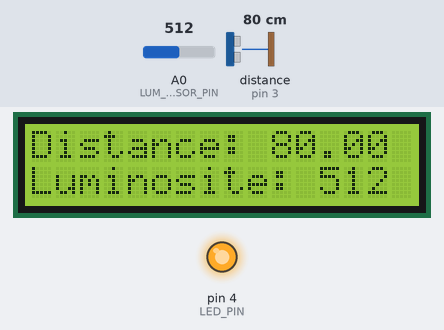
The sketch below on a simulated Arduino Uno, built with avr-gcc and run on an emulated ATmega328P. On the bench: 16×2 character LCD, output pins drawn as LEDs (lit = HIGH). Inputs (shaded band) come from the test bench; at power-on: A0 (LUM_SENSOR_PIN) = 512, distance to the obstacle (sensor on pin 3) 80 cm. The echo pulse lasts 58.3 µs per cm.

Above: at 1.2 s.
1.3 s: A0 (LUM_SENSOR_PIN) set to 530
At 2.5 s:
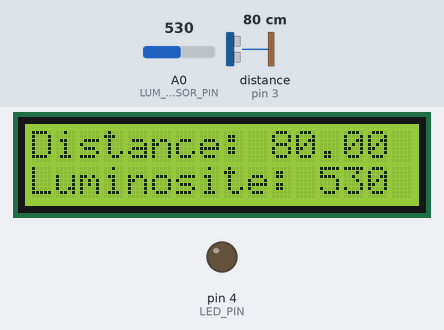
2.8 s: distance to the obstacle (sensor on pin 3) set to 2 cm
At 3.5 s:
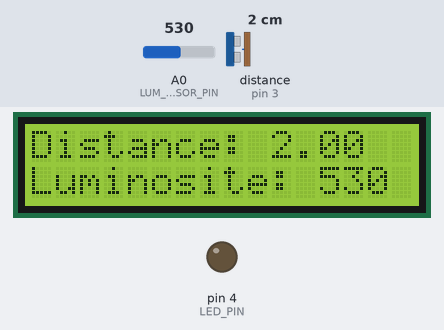
4.3 s: distance to the obstacle (sensor on pin 3) set to 4 cm
At 5.5 s:
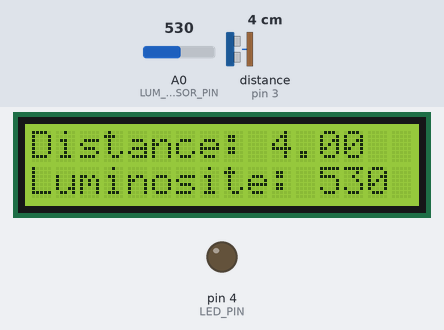
5.8 s: A0 (LUM_SENSOR_PIN) set to 511
At 6.8 s:
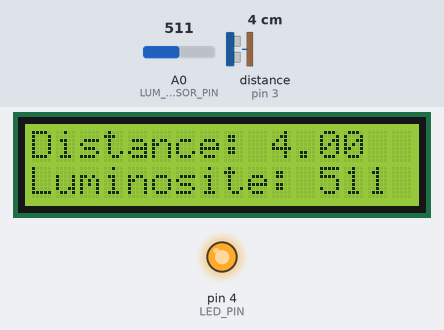
7.3 s: distance to the obstacle (sensor on pin 3) set to 9 cm
At 8.0 s:
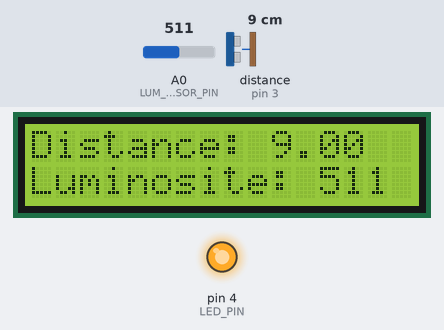
8.8 s: A0 (LUM_SENSOR_PIN) set to 306
At 9.2 s:
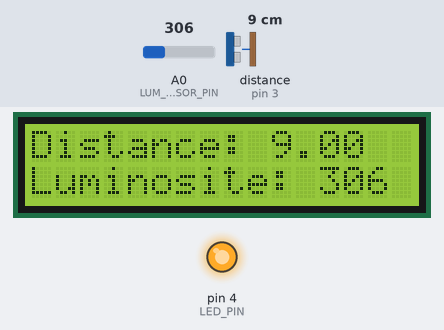
Timing chart, 0 to 11.3 s (numbered marks = the images above; inputs shaded):
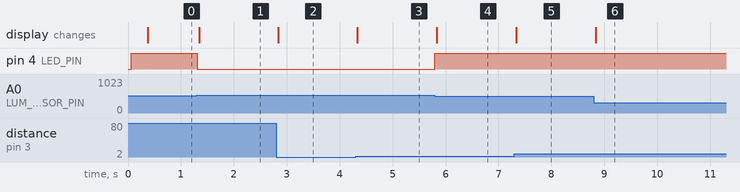

The sketch:

c11_refactorisation.ino
```cpp
#include <Arduino.h>
#include "Eclairage.h"
#include "Affichage.h"
#include "HCSR04.h"

#define LED_PIN 4
#define LUM_SENSOR_PIN A0
#define ECHO_PIN 2
#define TRIGGER_PIN 3
#define LCD_ADDRESS 0x27
#define LCD_COLUMNS 16
#define LCD_ROWS 2

Eclairage eclairage(LUM_SENSOR_PIN, LED_PIN);
HCSR04 hc(ECHO_PIN, TRIGGER_PIN);
Affichage affichage(LCD_ADDRESS, LCD_COLUMNS, LCD_ROWS);

unsigned long currentTime;

void setup() {
  Serial.begin(9600);
}

void loop() {
  currentTime = millis();

  eclairage.update();

  affichage.setLine1("Distance: " + String(hc.dist()));
  affichage.setLine2("Luminosite: " + String(eclairage.getLuminosity()));
  affichage.update();
}
```

Affichage.h
```cpp
#include <LiquidCrystal_I2C.h>

class Affichage {
  public:
    // Constructeur
    Affichage(uint8_t lcdAddress, uint8_t lcdColumns, uint8_t lcdRows);

    void setLine1(String line1);
    void setLine2(String line2);
    void update();
    void clear();
    void setRefreshRate(int refreshRate) { _refreshRate = refreshRate; }
    int getRefreshRate() { return _refreshRate; }

  private:
    int _refreshRate = 250;
    String _line1;
    String _line2;

    unsigned long _currentTime;
    bool _needUpdate = false; // Drapeau pour indiquer si l'affichage doit être mis à jour

    LiquidCrystal_I2C _lcd;
};

// Peut être déplacé dans le fichier Affichage.cpp
Affichage::Affichage(uint8_t lcdAddress, uint8_t lcdColumns, uint8_t lcdRows):
  _lcd (lcdAddress, lcdColumns, lcdRows)
{

  _lcd.init();
  _lcd.backlight();
}

void Affichage::setLine1(String line1){
  // On sort de la méthode si la ligne est la même que la précédente
  if (line1.equals(_line1)){
    return;
  }

  _line1 = line1;
  _needUpdate = true;
}

void Affichage::setLine2(String line2){
  // On sort de la méthode si la ligne est la même que la précédente
  if (line2.equals(_line2)){
    return;
  }
  _line2 = line2;
  _needUpdate = true;
}

void Affichage::clear(){
  _lcd.clear();
}

void Affichage::update(){
  static unsigned long lastUpdate = 0;
  _currentTime = millis();

  // On sort de la méthode si le temps entre le dernier rafraîchissement est plus petit que le temps de rafraîchissement
  if (_currentTime - lastUpdate < _refreshRate){
    return;
  }

  if (!_needUpdate){
    return;
  }

  lastUpdate = _currentTime;

  _lcd.clear();
  _lcd.setCursor(0,0);
  _lcd.print(_line1);
  _lcd.setCursor(0,1);
  _lcd.print(_line2);

  // On redescent le drapeau
  _needUpdate = false;
}
```

Eclairage.h
```cpp
#pragma once

class Eclairage{
  public:
    // Constructeur
    Eclairage(int lumSensorPin, int ledPin);

    int getLuminosity() { return _lumValue; }
    int getMinLuminosity() { return _lumMin; }
    int getMaxLuminosity() { return _lumMax; }
    void setThreshold(int threshold);
    int getThreshold() { return _threshold; }

    // Fonction appelée dans le loop
    void update();

  private:
    int _lumSensorPin;
    int _ledPin;
    int _lumValue;
    int _lumMin;
    int _lumMax;
    int _threshold;
};

// Peut être déplacé dans le fichier Eclairage.cpp
Eclairage::Eclairage(int lumSensorPin, int ledPin){
  _lumSensorPin = lumSensorPin;
  _ledPin = ledPin;
  _lumMin = 1023;
  _lumMax = 0;
  _threshold = 30;
  pinMode(_ledPin, OUTPUT);
}

void Eclairage::update(){
  _lumValue = analogRead(_lumSensorPin);
  if (_lumValue > _lumMax ){
    _lumMax = _lumValue;
  }
  if (_lumValue < _lumMin){
    _lumMin = _lumValue;
  }
  int luminosity = map(_lumValue, _lumMin, _lumMax, 0, 100);
  if (luminosity < _threshold){
    digitalWrite(_ledPin,HIGH);
  }else{
    digitalWrite(_ledPin,LOW);
  }
}
```

Measured:
- the behaviour switches between 512 and 513 on A0 (LUM_SENSOR_PIN) (found by bisection; images 0 and 1)
- after the input at 1.3 s, pin 4 (LED_PIN): HIGH → LOW at once; the display: changes at once (image 1)
- after the input at 2.8 s, the display: changes at once (image 2)
- after the input at 4.3 s, the display: changes at once (image 3)
- after the input at 5.8 s, pin 4 (LED_PIN): LOW → HIGH at once; the display: changes at once (image 4)
- after the input at 7.3 s, the display: changes at once (image 5)
- after the input at 8.8 s, the display: changes at once (image 6)
